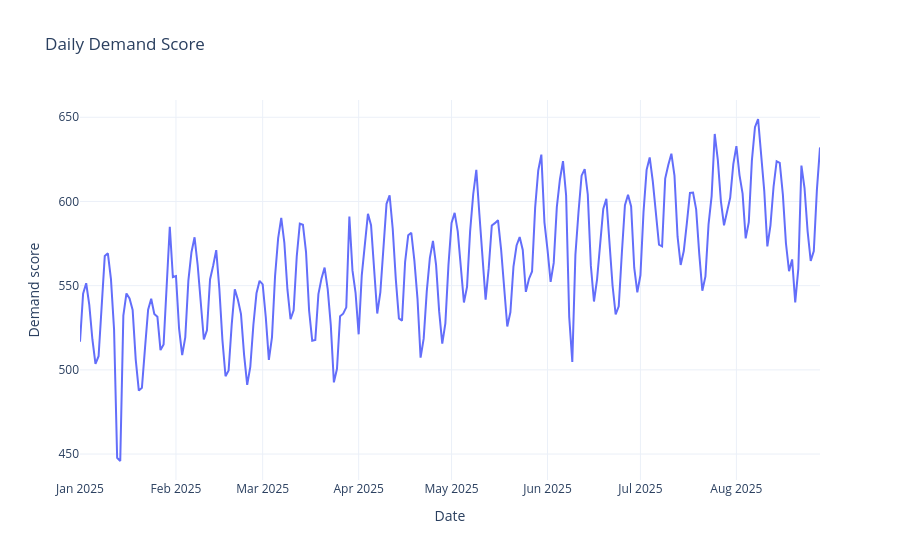

Source (notebook cell):
### Markdown cell above
## 2. Plot The Forecasting Target

Look for trend, weekly rhythm, spikes, or dips. This helps decide whether a simple fixed-window model is enough.

### Code cell
fig = go.Figure()
fig.add_trace(go.Scatter(x=df["date"], y=df["demand_score"], mode="lines", name="Demand score"))
fig.update_layout(
    title="Daily Demand Score",
    template="plotly_white",
    xaxis_title="Date",
    yaxis_title="Demand score",
)
fig.show()

### Figure 1 — Plotly figure (JSON) as saved in the notebook; plotly's stock layout.template omitted (floating-point values rounded to 4 significant figures; data arrays with more than 128 entries replaced by an {"elided": "..."} marker saying what was removed)
{"data": [{"mode": "lines", "name": "Demand score", "type": "scatter", "x": {"elided": "240 str values"}, "y": {"elided": "240 float values"}}], "layout": {"title": {"text": "Daily Demand Score"}, "xaxis": {"title": {"text": "Date"}}, "yaxis": {"title": {"text": "Demand score"}}}}
